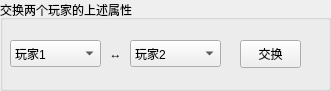
       <widget class="QGroupBox" name="groupBox_7">
        <property name="geometry">
         <rect>
          <x>10</x>
          <y>460</y>
          <width>331</width>
          <height>91</height>
         </rect>
        </property>
        <property name="title">
         <string>交换两个玩家的上述属性</string>
        </property>
        <widget class="QLabel" name="label_6">
         <property name="geometry">
          <rect>
           <x>100</x>
           <y>40</y>
           <width>31</width>
           <height>27</height>
          </rect>
         </property>
         <property name="text">
          <string>↔</string>
         </property>
         <property name="alignment">
          <set>Qt::AlignCenter</set>
         </property>
        </widget>
        <widget class="QComboBox" name="combo_SwitchData_Py">
         <property name="geometry">
          <rect>
           <x>130</x>
           <y>40</y>
           <width>91</width>
           <height>27</height>
          </rect>
         </property>
         <property name="currentIndex">
          <number>1</number>
         </property>
         <item>
          <property name="text">
           <string>玩家1</string>
          </property>
         </item>
         <item>
          <property name="text">
           <string>玩家2</string>
          </property>
         </item>
         <item>
          <property name="text">
           <string>玩家3</string>
          </property>
         </item>
         <item>
          <property name="text">
           <string>玩家4</string>
          </property>
         </item>
         <item>
          <property name="text">
           <string>玩家5</string>
          </property>
         </item>
         <item>
          <property name="text">
           <string>玩家6</string>
          </property>
         </item>
         <item>
          <property name="text">
           <string>玩家7</string>
          </property>
         </item>
         <item>
          <property name="text">
           <string>玩家8</string>
          </property>
         </item>
        </widget>
        <widget class="QComboBox" name="combo_SwitchData_Px">
         <property name="geometry">
          <rect>
           <x>10</x>
           <y>40</y>
           <width>91</width>
           <height>27</height>
          </rect>
         </property>
         <item>
          <property name="text">
           <string>玩家1</string>
          </property>
         </item>
         <item>
          <property name="text">
           <string>玩家2</string>
          </property>
         </item>
         <item>
          <property name="text">
           <string>玩家3</string>
          </property>
         </item>
         <item>
          <property name="text">
           <string>玩家4</string>
          </property>
         </item>
         <item>
          <property name="text">
           <string>玩家5</string>
          </property>
         </item>
         <item>
          <property name="text">
           <string>玩家6</string>
          </property>
         </item>
         <item>
          <property name="text">
           <string>玩家7</string>
          </property>
         </item>
         <item>
          <property name="text">
           <string>玩家8</string>
          </property>
         </item>
        </widget>
        <widget class="QPushButton" name="button_SwitchData">
         <property name="geometry">
          <rect>
           <x>240</x>
           <y>40</y>
           <width>61</width>
           <height>28</height>
          </rect>
         </property>
         <property name="text">
          <string>交换</string>
         </property>
        </widget>
       </widget>
